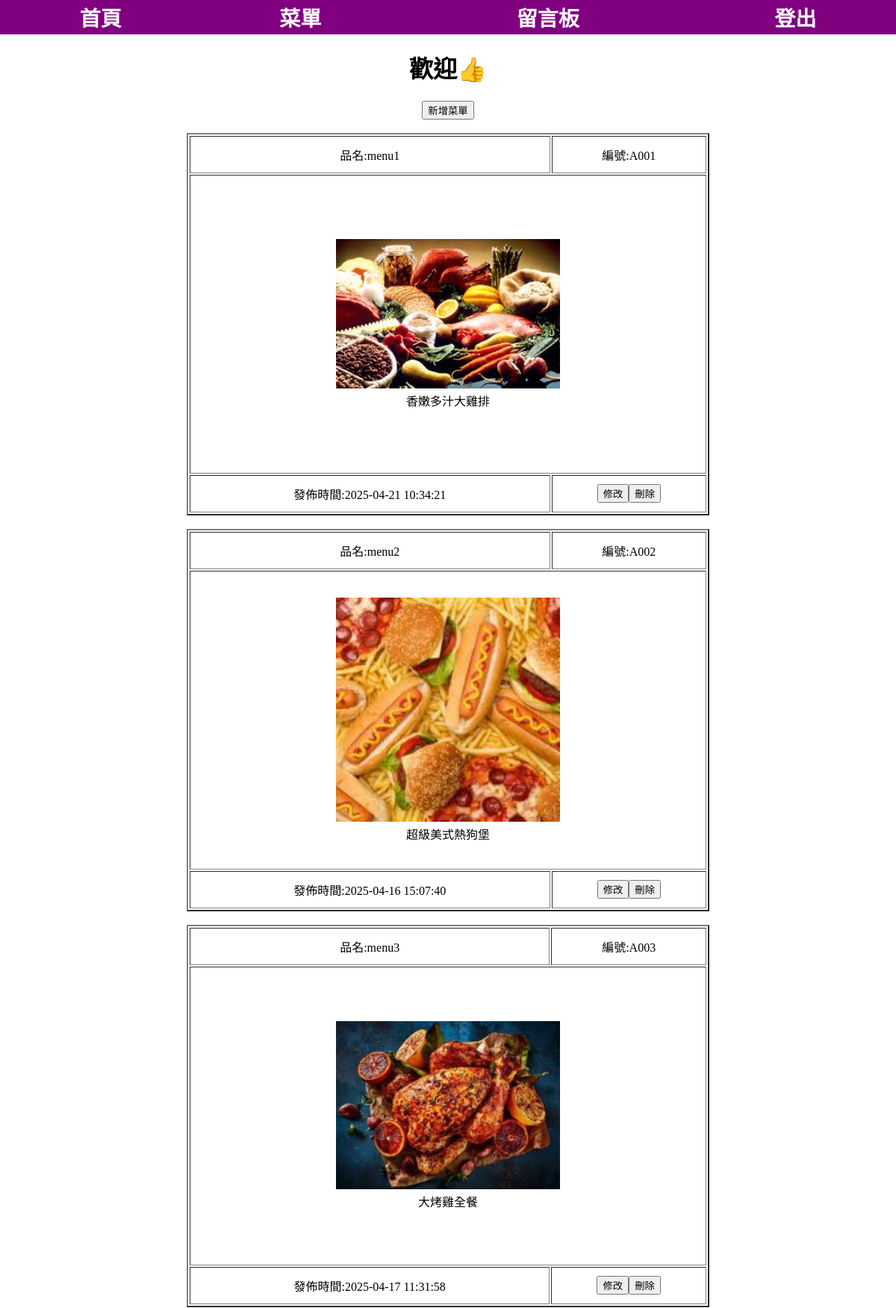
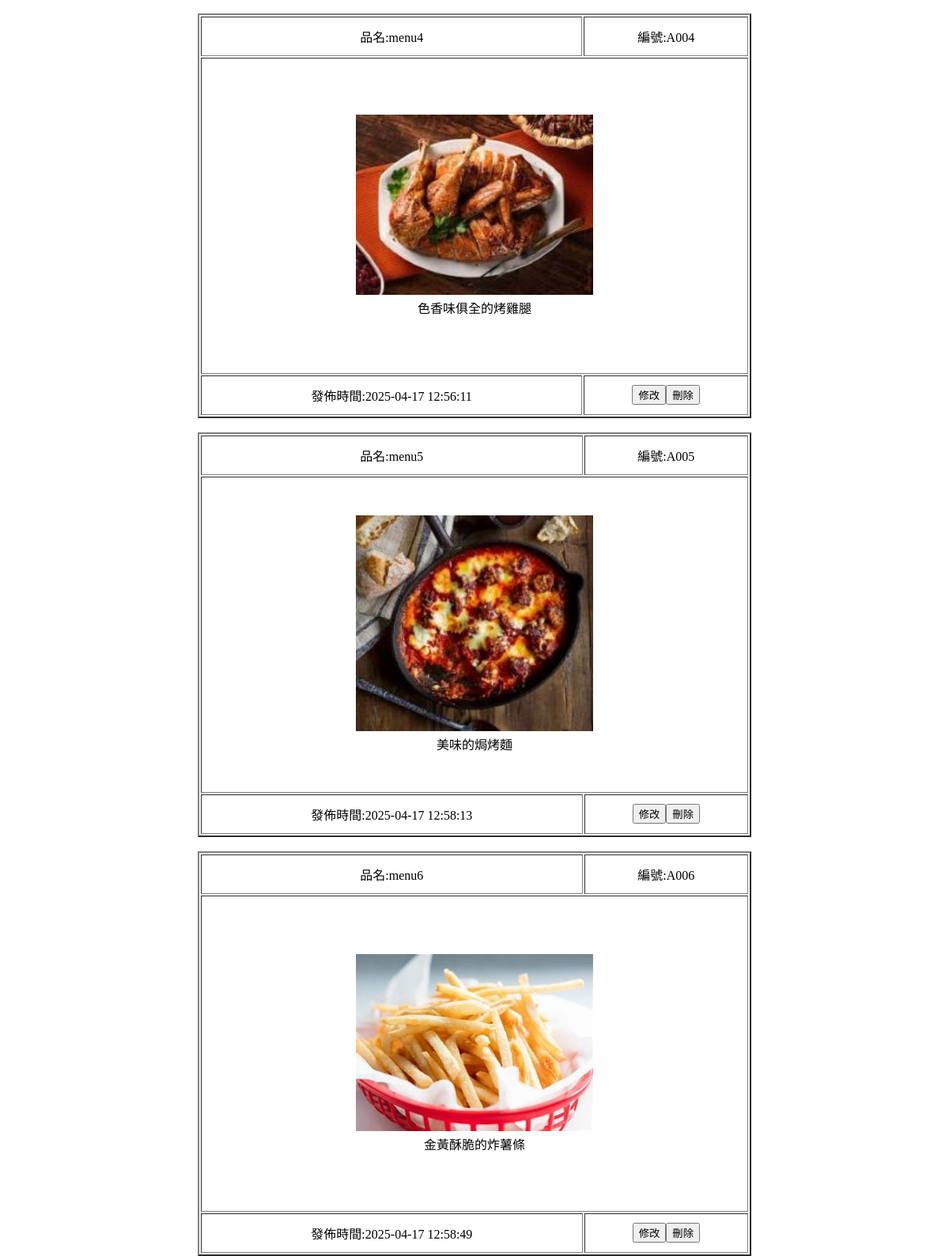
Page /menu user a.php on the committed database (2 pictures, top to bottom).
### tables this page shows
CREATE TABLE `food` (
  `id` int(11) NOT NULL,
  `c_num` varchar(20) NOT NULL,
  `c_name` varchar(20) NOT NULL,
  `c_money` int(11) NOT NULL,
  `img` text NOT NULL,
  `add_time` datetime NOT NULL,
  `text` varchar(20) NOT NULL
);

### menu user a.php (the view, shortened to what this page needs)
<!DOCTYPE html>
<html lang="zh-Hant">
    <head>
        <?php include("db.php");?>
    </head>
    <body>
    </head>
    <body align="center">
        <div id="a1">
            <table align="center" style="width: 100%;">
                <tr class="header">
                    <td>
                        <a href="index user a.php">首頁</a>
                    </td>
                    <td>
                        <a href="index user a food.php">菜單</a>
                    </td>
                    <td>
                        <a href="msg admin.php">留言板</a>
                    </td>
                    <td>
                        <a href="logout.php">登出</a>
                    </td>
                </tr>
            </table>
        </div>
        <tr>
            <td colspan="5" align="center">
                <h1>歡迎<?php echo $_SESSION['name']; ?>👍</h1>
            </td>
        </tr>
        <tr >
            <td class="content">
                <table>
                    <button type="button" onclick="location.href='add food.php'">新增菜單</button>
                    <?php
            $sql="SELECT * FROM `food` WHERE 1";
            $res=mysqli_query($link,$sql);
            if(mysqli_num_rows($res)>0){
                while($row=mysqli_fetch_assoc($res)){
                    echo "<table style='width:700px' border='2' align='center'>";
                    echo "<tr style='height:50px'>";
                    echo "<td>".'品名:'.$row["c_name"]."</td>";
                    echo "<td>".'編號:'.$row["c_num"]."</td>";
                    echo "</tr>";
                    echo "<tr style='height:400px'><td colspan='2'>"."<img src='img/".$row['img']."' style='width:300px'><br>".$row["text"]."</td></tr>";
                    echo "<tr style='height:50px'>";
                    echo "<td>".'發佈時間:'.$row["add_time"]."</td>";
                    echo "<td><button type='button' onclick=location.href='add%20food%20user%20o.php?id=".$row['id']."'>修改</button><input type='button' value='刪除' onclick=location.href='del%20food.php?id=".$row['id']."'></td>";
                    echo "</tr>";
                    echo "<br>";
                    echo "</table>";
                }
            }
        ?>
                </table>
            </td>
        </tr>
</body>
</html>

### menu user a.php (style rules this page uses)
body { margin: 0; }
#a1 { text-align: center; width: 100%; background-color: purple; margin-inline: auto; }
#a1 a { color: white; text-decoration: none; font-family: 'DFKai-sb'; font-size: 28px; font-weight: bold; }

### rows in the picture
food: c_name "menu1", c_num "A001", img (picture), text "香嫩多汁大雞排", add_time "2025-04-21 10:34:21"
food: c_name "menu2", c_num "A002", img (picture), text "超級美式熱狗堡", add_time "2025-04-16 15:07:40"
food: c_name "menu3", c_num "A003", img (picture), text "大烤雞全餐", add_time "2025-04-17 11:31:58"
food: c_name "menu4", c_num "A004", img (picture), text "色香味俱全的烤雞腿", add_time "2025-04-17 12:56:11"
food: c_name "menu5", c_num "A005", img (picture), text "美味的焗烤麵", add_time "2025-04-17 12:58:13"
food: c_name "menu6", c_num "A006", img (picture), text "金黃酥脆的炸薯條", add_time "2025-04-17 12:58:49"
